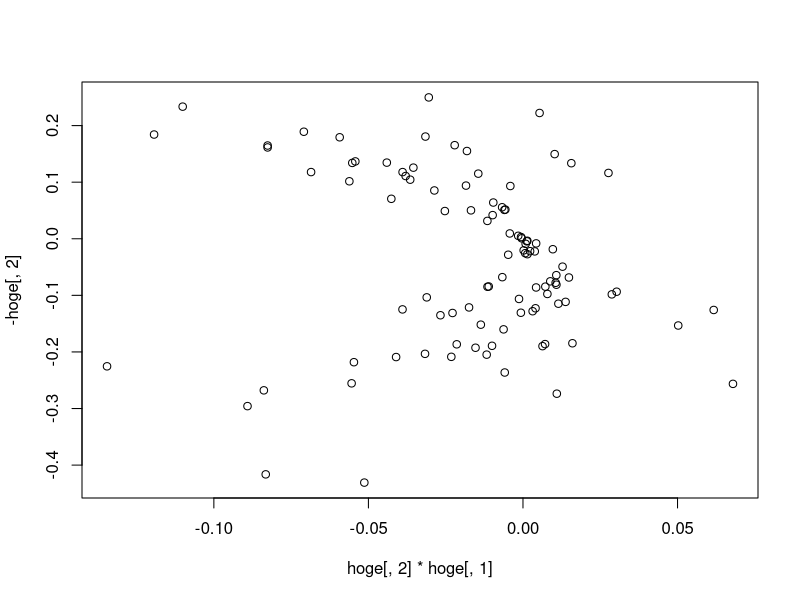
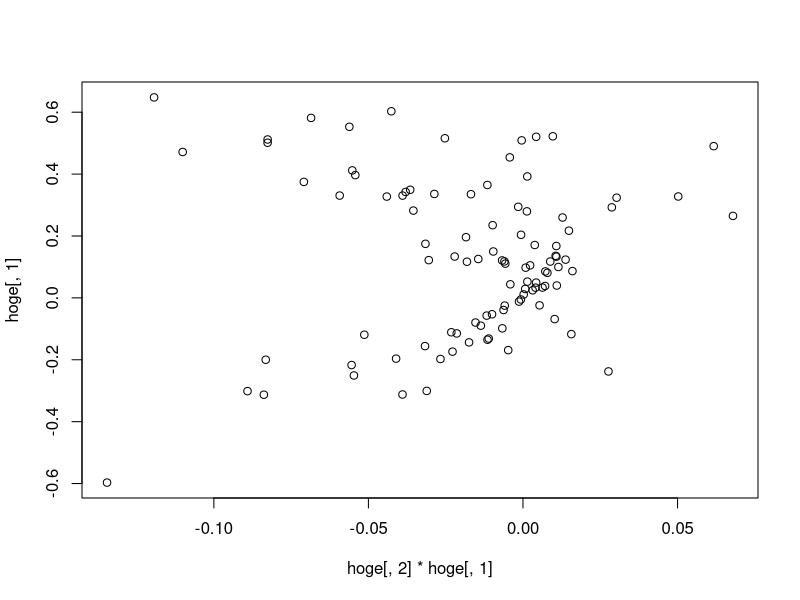
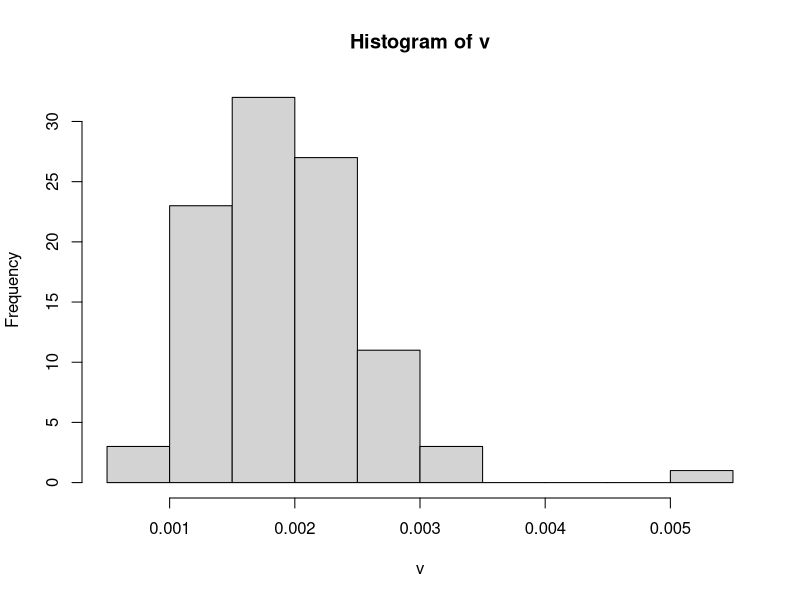
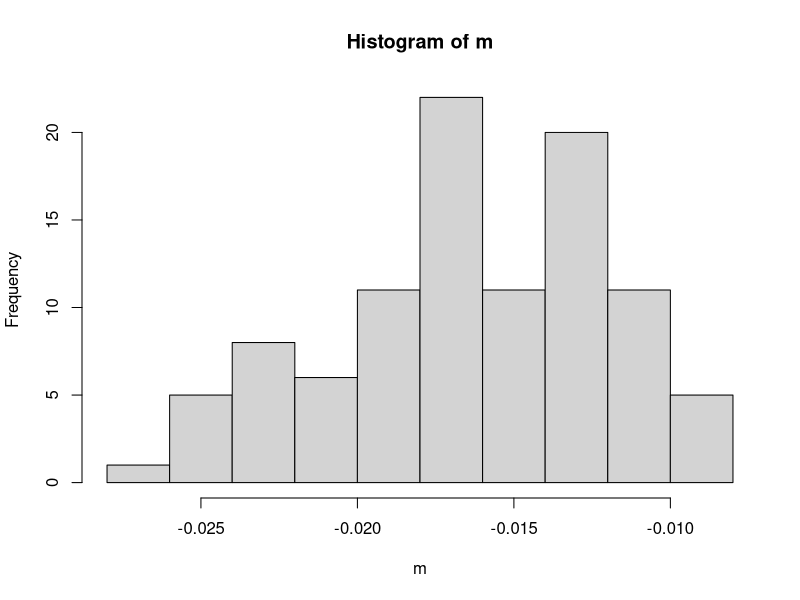
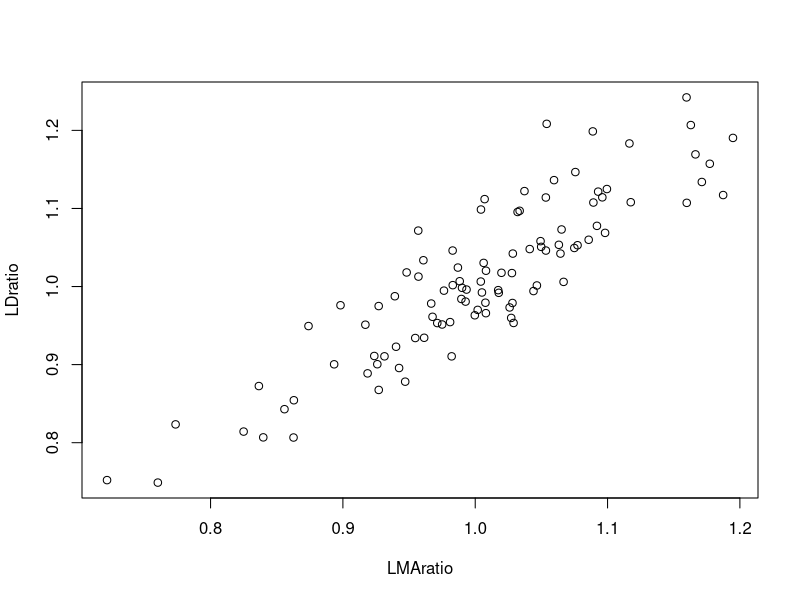

The R script that drew these images, in order:
## ---- chunk 1

sig1 <- 0.064 |> sqrt()
sig2 <- 0.02 |> sqrt()
rho <- -0.5
S <- matrix(c(sig1^2, rho*sig1*sig2, rho*sig1*sig2, sig2^2), ncol = 2)

v <- NULL
m <- NULL
for (i in 1:100) {
  hoge <- mvtnorm::rmvnorm(100, c(0.14, 0.009),  S)
  v[i] <- var(hoge[,1] * hoge[,2])
  m[i] <- mean(hoge[,1] * hoge[,2])
}
mean(v)
mean(m)

plot(hoge[,2] * hoge[,1], -hoge[,2])
plot(hoge[,2] * hoge[,1], hoge[,1])

hist(v)
hist(m)


LMAratio <- rnorm(100, 1, 0.1)
LTratio <- rnorm(100, 1, 0.05)

LDratio <-  LMAratio * LTratio

plot(LMAratio, LDratio)


